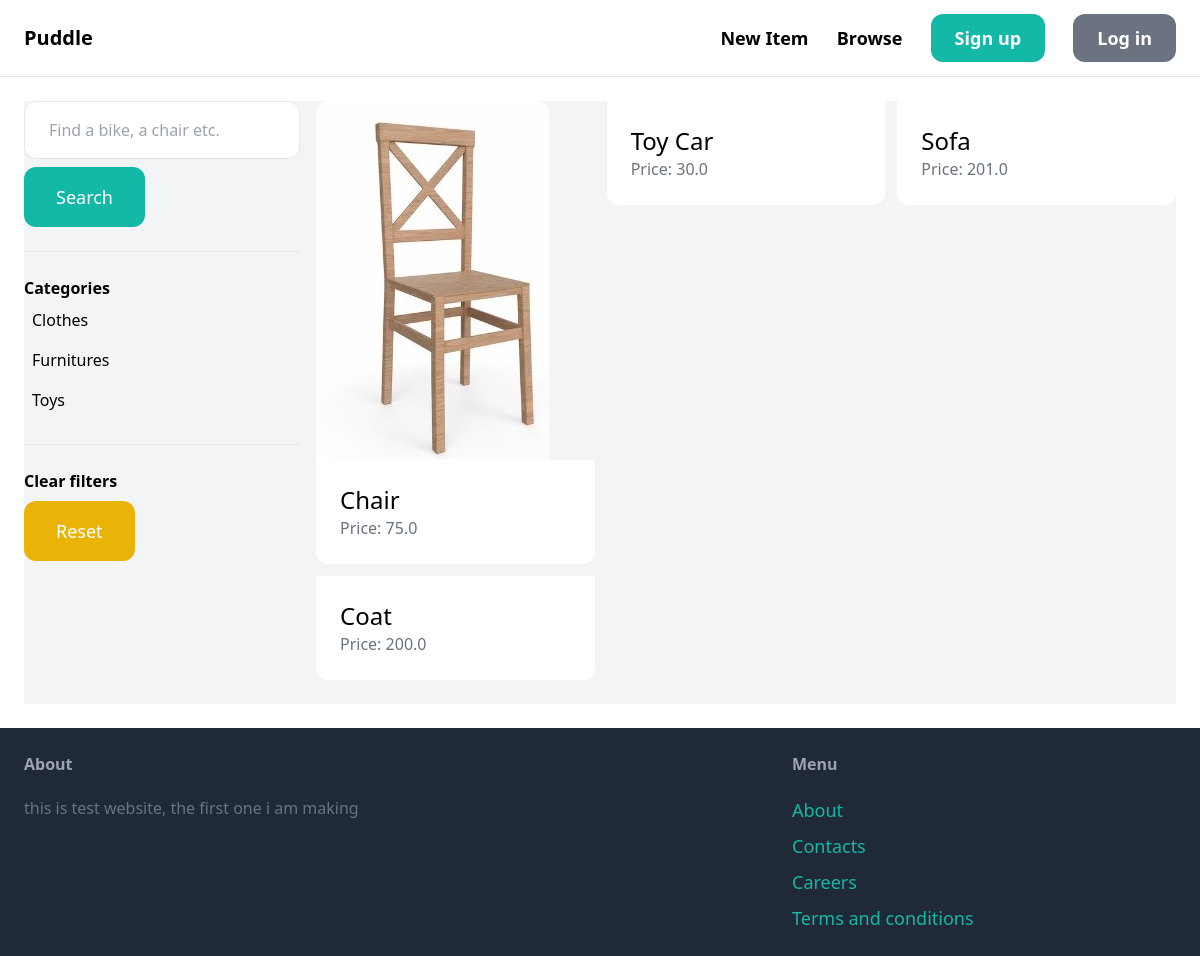
The app's page /items/ with its own data.
### item/models.py (models this page shows, shortened)
class Category(models.Model):
    name = models.CharField(max_length=255)
    class Meta:
        verbose_name_plural = "Categories"
        ordering = ('name',)

class Item(models.Model):
    category = models.ForeignKey(Category, related_name="items", on_delete=models.CASCADE)
    name = models.CharField(max_length=255)
    description = models.TextField(blank=True, null=True)
    price = models.FloatField()
    image = models.ImageField(upload_to='item_images', blank=True, null=True)
    is_sold = models.BooleanField(default=False)
    created_at = models.DateTimeField(auto_now_add=True)
    created_by = models.ForeignKey(User, related_name='items', on_delete=models.CASCADE)

### item/views.py (the view)
# urls.py: path('', views.items, name='items'),
def items(request):
    query = request.GET.get('query', '')
    items = Item.objects.filter(is_sold = False)
    categories = Category.objects.all()
    category_id = request.GET.get('category', 0)
    if category_id:
        items = items.filter(category_id = category_id)
    if query:
        items = items.filter(Q(name__icontains=query) | Q(description__icontains=query))
    return render(request, template_name='item/items.html', context={
        'items': items,
        'query': query,
        'categories': categories,
        'category_id': int(category_id),
    })

### item/templates/item/items.html (shortened to what this page needs)
{% extends 'core/base.html' %}
{% block content %}
<div class="pb-6 grid grid-cols-4 gap-4 bg-gray-100">
    <div class="col-span-1">
        <form method="get" action="{% url 'item:items' %}">
            <input name="query" class="w-full py-4 px-6 border rounded-xl" type="text" value="{{ query }}"
                placeholder="Find a bike, a chair etc.">
            <button class="mt-2 py-4 px-8 text-lg bg-teal-500 text-white rounded-xl">Search</button>
        </form>
        <hr class="my-6">
        <p class="font-semibold">Categories</p>
        <ul>
            {% for category in categories %}
            <li class="py-2 px-2 rounded-xl{% if category.id  == category_id %} bg-gray-200{% endif %}">
                <a href="{% url 'item:items' %}?query={{query}}&category={{category.id}}">{{category.name}}</a>
            </li>
            {% endfor %}
        </ul>
        <hr class="my-6">
        <p class="font-semibold">Clear filters</p>
        <ul>
            <li>
                <a href="{% url 'item:items' %}" class="mt-2 py-4 px-8 inline-block bg-yellow-500 text-lg rounded-xl text-white">Reset</a>
            </li>
        </ul>
    </div>
    <div class="col-span-3">
        <div class="grid grid-cols-3 gap-3">
            {% for item in items %}
            <div>
                <a href="{% url 'item:detail' item.id %}">
                    <div>
                        <img src="{{ item.image }}" class="rounded-t-xl">
                    </div>
                    <div class="p-6 bg-white rounded-b-xl">
                        <h2 class="text-2xl">{{item.name}}</h2>
                        <p class="text-gray-500">Price: {{item.price}}</p>
                    </div>
                </a>
            </div>
            {% endfor %}
        </div>
    </div>
</div>
{% endblock %}

### records on screen
Category: name "Clothes"
Category: name "Furnitures"
Category: name "Toys"
Item: image (picture), name "Chair", price "75.0"
Item: name "Toy Car", price "30.0"
Item: name "Sofa", price "201.0"
Item: name "Coat", price "200.0"
